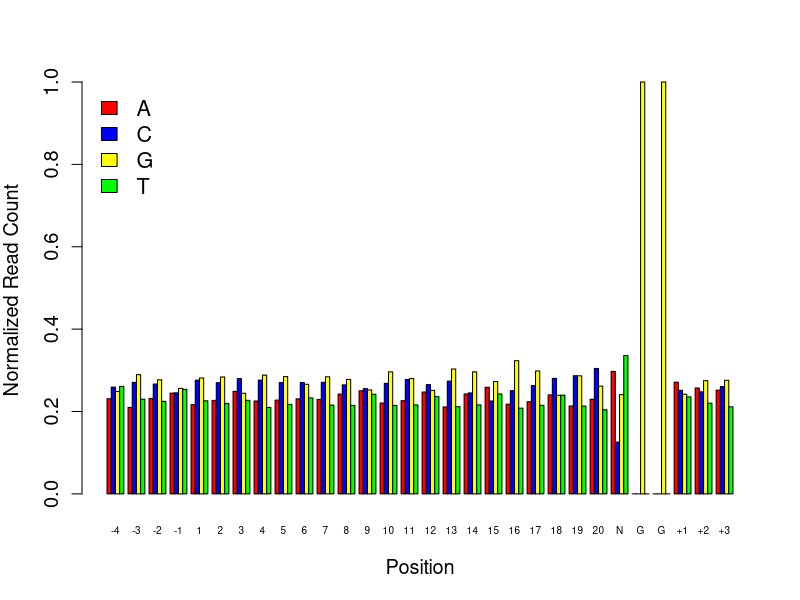
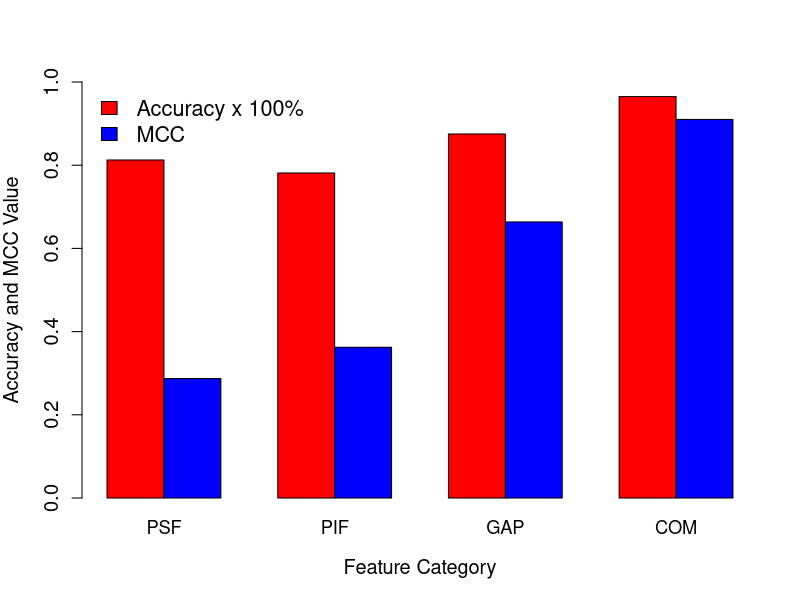

Reproduce these figures in R, in order.
data <- read.csv("FC_plus_RES.csv")
sgrnas <- data$X30mer
sgrnalist <- unlist(sgrnas)
sgrnaLength <- 30
aVal <- c(1:sgrnaLength) * 0
cVal <- c(1:sgrnaLength) * 0
gVal <- c(1:sgrnaLength) * 0
tVal <- c(1:sgrnaLength) * 0

for (i in 1:length(sgrnalist)) {
  s <- toString(sgrnas[i])
  for (j in 1:sgrnaLength) {
    if (j %in% gregexpr(pattern = "A", s)[[1]]) {
      aVal[j] <- aVal[j] + 1
    }
    if (j %in% gregexpr(pattern = "C", s)[[1]]) {
      cVal[j] <- cVal[j] + 1
    }
    if (j %in% gregexpr(pattern = "G", s)[[1]]) {
      gVal[j] <- gVal[j] + 1
    }
    if (j %in% gregexpr(pattern = "T", s)[[1]]) {
      tVal[j] <- tVal[j] + 1
    }
  }
}
aVal <- aVal / length(sgrnalist)
cVal <- cVal / length(sgrnalist)
gVal <- gVal / length(sgrnalist)
tVal <- tVal / length(sgrnalist)
#cat('A:',aVal, '\n','C:', cVal, '\n','G:', gVal, '\n','T:', tVal,'\n')
#sgrnalist <- unlist(sgrnas)
#print(length(sgrnas))

#xAxis = c(
#  "1","2","3","4","5","6","7","8","9","10","11","12","13","14","15","16","17","18","19","20","21","22","23","24","25","26","27","28","29","30"
#)
xAxis = c(
  "-4","-3","-2","-1","1","2","3","4","5","6","7","8","9","10","11","12","13","14","15","16","17","18","19","20","N","G", "G","+1","+2","+3")

data <- matrix(c(aVal,cVal,gVal,tVal),nrow = 4, ncol = 30,byrow = TRUE)
colours <- c("red", "blue", "yellow", "green")
barplot(
  data, xlab = "Position", ylab = "Normalized Read Count", cex.lab = 1.2, cex.axis = 1.2, cex.names = 0.6, beside =
    TRUE, col = colours, names.arg = xAxis, axes = TRUE
)
legend(
  "topleft", c("A","C","G","T"), cex = 1.3, bty =
    "n", fill = colours
)

aps = .8125
api = .78125
agap = .875
com = .965
maps = .28716
mpi = .36242
mgap=.6636
mcom=.91
allscore = c(aps,maps,api,mpi,agap,mgap,com,mcom)
allmat = matrix(allscore, nrow = 2, ncol = 4,byrow = FALSE)
colr = c("red","blue")
xas = c("PSF","PIF","GAP","COM")
barplot(
  allmat, xlab = "Feature Category", ylab = "Accuracy and MCC Value", cex.lab = 1.2, cex.axis = 1.2, cex.names = 1.1, beside =
    TRUE, col = colr, names.arg = xas, axes = TRUE, ylim = c(0,1)
)
legend(
  "topleft", c("Accuracy x 100%", "MCC"), cex = 1.3, bty =
    "n", fill = colr
)